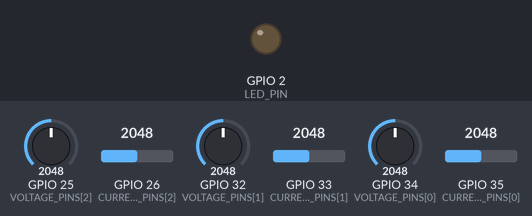
Simulated run of this sketch. Board: ESP32. Parts: output pins drawn as LEDs (lit = HIGH). The inputs (shaded band) are chosen by the test bench; at power-on: GPIO 25 (VOLTAGE_PINS[2]) = 2048, GPIO 26 (CURRENT_PINS[2]) = 2048, GPIO 32 (VOLTAGE_PINS[1]) = 2048, GPIO 33 (CURRENT_PINS[1]) = 2048, GPIO 34 (VOLTAGE_PINS[0]) = 2048, GPIO 35 (CURRENT_PINS[0]) = 2048 (analog values on the 0–4095 scale). WiFi joins after 1.5 s; servers stay silent unless stated; uploads are accepted with an empty reply; what the sketch prints to the serial monitor is not drawn.

Above: at 0.1 s.
At 2.2 s:
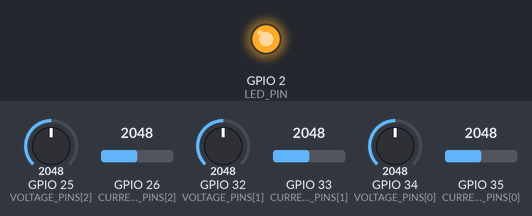
Timing chart, 0 to 3.8 s (numbered marks = the images above):
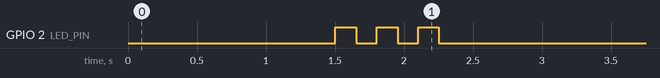

The sketch:

power_factor_monitor.ino
```cpp
/*
 * ============================================================
 *  3-PHASE POWER FACTOR MONITOR — ESP32 Firmware
 * ============================================================
 *  Reads 3x ZMPT101B (voltage) and 3x ACS712 (current) sensors
 *  for a 3-phase AC system (R, Y, B phases).
 *  Calculates per-phase and overall power factor via zero-crossing
 *  phase detection, sends data over WiFi via HTTP POST.
 *
 *  Sensors (6 total):
 *    Phase R: ZMPT101B → GPIO 34, ACS712 → GPIO 35
 *    Phase Y: ZMPT101B → GPIO 32, ACS712 → GPIO 33
 *    Phase B: ZMPT101B → GPIO 25, ACS712 → GPIO 26
 *
 *  Board: ESP32 (required — needs 6 analog pins)
 * ============================================================
 */

#include <HTTPClient.h>
#include <WiFi.h>


// ── WiFi credentials (CHANGE THESE) ────────────────────────
const char *WIFI_SSID = "YOUR_WIFI_SSID";
const char *WIFI_PASSWORD = "YOUR_WIFI_PASSWORD";

// ── Server URL (IP of PC running Flask app) ─────────────────
const char *SERVER_URL = "http://192.168.1.100:5000/api/data";
// Change 192.168.1.100 to your PC's local IP address

// ── Pin Definitions — 3 Phases ──────────────────────────────
//                        Phase R   Phase Y   Phase B
const int VOLTAGE_PINS[] = {34, 32, 25};
const int CURRENT_PINS[] = {35, 33, 26};
const char *PHASE_NAMES[] = {"R", "Y", "B"};
const int NUM_PHASES = 3;

// ── ADC Constants (ESP32) ───────────────────────────────────
#define ADC_MAX 4095.0
#define ADC_VREF 3.3

// ── Sensor Calibration ──────────────────────────────────────
// ZMPT101B: Adjust per your transformer ratio
const float VOLTAGE_CALIBRATION = 234.26;

// ACS712-30A: Sensitivity = 66 mV/A, offset = VCC/2
const float ACS712_SENSITIVITY = 0.066;
const float ACS712_OFFSET = ADC_VREF / 2.0;

// ── Sampling Parameters ─────────────────────────────────────
const int SAMPLES_PER_CYCLE = 200;
const float AC_FREQUENCY = 50.0; // Hz
const float CYCLE_PERIOD_US = (1.0 / AC_FREQUENCY) * 1000000.0;
const int NUM_CYCLES = 5;

// ── Threshold ───────────────────────────────────────────────
const float PF_THRESHOLD = 0.85;

// ── LED Pin ─────────────────────────────────────────────────
#define LED_PIN 2

// ── Timing ──────────────────────────────────────────────────
unsigned long lastSendTime = 0;
const unsigned long SEND_INTERVAL = 2000; // ms

// ── Per-phase results struct ────────────────────────────────
struct PhaseData {
  float voltageRms;
  float currentRms;
  float powerFactor;
  float realPower;
  float apparentPower;
  float reactivePower;
};

// ════════════════════════════════════════════════════════════
//  SETUP
// ════════════════════════════════════════════════════════════
void setup() {
  Serial.begin(115200);
  pinMode(LED_PIN, OUTPUT);
  digitalWrite(LED_PIN, LOW);

  analogReadResolution(12);
  analogSetAttenuation(ADC_11db); // Full 0–3.3V range

  // Set all sensor pins as input
  for (int i = 0; i < NUM_PHASES; i++) {
    pinMode(VOLTAGE_PINS[i], INPUT);
    pinMode(CURRENT_PINS[i], INPUT);
  }

  // ── Connect to WiFi ─────────────────────────────────────
  Serial.println();
  Serial.print("Connecting to WiFi: ");
  Serial.println(WIFI_SSID);

  WiFi.begin(WIFI_SSID, WIFI_PASSWORD);
  int attempts = 0;
  while (WiFi.status() != WL_CONNECTED && attempts < 30) {
    delay(500);
    Serial.print(".");
    attempts++;
  }

  if (WiFi.status() == WL_CONNECTED) {
    Serial.println("\nWiFi connected!");
    Serial.print("IP address: ");
    Serial.println(WiFi.localIP());
    // Quick LED flash to confirm
    for (int i = 0; i < 3; i++) {
      digitalWrite(LED_PIN, HIGH);
      delay(150);
      digitalWrite(LED_PIN, LOW);
      delay(150);
    }
  } else {
    Serial.println("\nWiFi connection FAILED. Will retry...");
  }
}

// ════════════════════════════════════════════════════════════
//  Measure one phase
// ════════════════════════════════════════════════════════════
PhaseData measurePhase(int voltagePin, int currentPin) {
  PhaseData result = {0, 0, 0, 0, 0, 0};

  float sumVSq = 0, sumISq = 0, sumVI = 0;
  int totalSamples = SAMPLES_PER_CYCLE * NUM_CYCLES;
  float prevV = 0, prevI = 0;

  unsigned long sampleStartTime = micros();
  float sampleInterval = (CYCLE_PERIOD_US * NUM_CYCLES) / totalSamples;

  for (int i = 0; i < totalSamples; i++) {
    unsigned long targetTime =
        sampleStartTime + (unsigned long)(i * sampleInterval);
    while (micros() < targetTime) { /* busy wait for precise timing */
    }

    // Read raw ADC values
    int rawV = analogRead(voltagePin);
    int rawI = analogRead(currentPin);

    // Convert to voltage at ADC pin
    float adcV = (rawV / ADC_MAX) * ADC_VREF;
    float adcI = (rawI / ADC_MAX) * ADC_VREF;

    // Center around zero (remove DC offset)
    float v = adcV - (ADC_VREF / 2.0);
    float current = (adcI - ACS712_OFFSET) / ACS712_SENSITIVITY;

    // RMS accumulation
    sumVSq += v * v;
    sumISq += current * current;
    sumVI += v * current;

    prevV = v;
    prevI = current;
  }

  // ── RMS values ──────────────────────────────────────────
  result.voltageRms = sqrt(sumVSq / totalSamples) * VOLTAGE_CALIBRATION;
  result.currentRms = sqrt(sumISq / totalSamples);

  // ── Power Factor ────────────────────────────────────────
  if (result.currentRms > 0.05) {
    float avgVI = sumVI / totalSamples;
    result.realPower = avgVI * VOLTAGE_CALIBRATION;
    result.apparentPower = result.voltageRms * result.currentRms;

    if (result.apparentPower > 0) {
      result.powerFactor = result.realPower / result.apparentPower;
      result.powerFactor = constrain(result.powerFactor, -1.0, 1.0);
      result.powerFactor = abs(result.powerFactor);
    }

    result.reactivePower =
        sqrt(max(0.0f, result.apparentPower * result.apparentPower -
                           result.realPower * result.realPower));
  }

  return result;
}

// ════════════════════════════════════════════════════════════
//  MAIN LOOP
// ════════════════════════════════════════════════════════════
void loop() {
  // Reconnect WiFi if dropped
  if (WiFi.status() != WL_CONNECTED) {
    Serial.println("WiFi disconnected. Reconnecting...");
    WiFi.begin(WIFI_SSID, WIFI_PASSWORD);
    delay(5000);
    return;
  }

  unsigned long now = millis();
  if (now - lastSendTime < SEND_INTERVAL)
    return;
  lastSendTime = now;

  // ── Measure all 3 phases ────────────────────────────────
  PhaseData phases[NUM_PHASES];
  float totalRealPower = 0, totalApparentPower = 0;
  bool anyLowPF = false;

  Serial.println("\n══════════════════════════════════════════");
  Serial.println("  3-PHASE POWER FACTOR READINGS");
  Serial.println("══════════════════════════════════════════");

  for (int i = 0; i < NUM_PHASES; i++) {
    phases[i] = measurePhase(VOLTAGE_PINS[i], CURRENT_PINS[i]);

    totalRealPower += phases[i].realPower;
    totalApparentPower += phases[i].apparentPower;

    if (phases[i].powerFactor > 0.01 && phases[i].powerFactor < PF_THRESHOLD) {
      anyLowPF = true;
    }

    // Print per-phase data
    Serial.printf("  Phase %s: V=%.1fV  I=%.3fA  PF=%.3f  P=%.1fW",
                  PHASE_NAMES[i], phases[i].voltageRms, phases[i].currentRms,
                  phases[i].powerFactor, phases[i].realPower);
    if (phases[i].powerFactor > 0.01 && phases[i].powerFactor < PF_THRESHOLD) {
      Serial.print("  ⚠️ LOW!");
    }
    Serial.println();
  }

  // ── Overall power factor ──────────────────────────────-
  float overallPF = 0;
  float totalReactivePower = 0;
  if (totalApparentPower > 0) {
    overallPF = totalRealPower / totalApparentPower;
    overallPF = constrain(abs(overallPF), 0.0f, 1.0f);
    totalReactivePower =
        sqrt(max(0.0f, totalApparentPower * totalApparentPower -
                           totalRealPower * totalRealPower));
  }

  Serial.println("──────────────────────────────────────────");
  Serial.printf("  OVERALL:  PF=%.3f  P=%.1fW  S=%.1fVA  Q=%.1fVAR\n",
                overallPF, totalRealPower, totalApparentPower,
                totalReactivePower);

  // ── LED alert ───────────────────────────────────────────
  if (anyLowPF) {
    for (int j = 0; j < 3; j++) {
      digitalWrite(LED_PIN, HIGH);
      delay(100);
      digitalWrite(LED_PIN, LOW);
      delay(100);
    }
  }

  // ── Send data to server ─────────────────────────────────
  sendToServer(phases, overallPF, totalRealPower, totalApparentPower,
               totalReactivePower);
}

// ════════════════════════════════════════════════════════════
//  HTTP POST — send 3-phase data as JSON
// ════════════════════════════════════════════════════════════
void sendToServer(PhaseData phases[], float overallPF, float totalReal,
                  float totalApparent, float totalReactive) {
  HTTPClient http;
  http.begin(SERVER_URL);
  http.addHeader("Content-Type", "application/json");

  // Build JSON with per-phase and overall data
  String json = "{";

  // Per-phase arrays
  json += "\"phase_r\":{";
  json += "\"voltage\":" + String(phases[0].voltageRms, 2) + ",";
  json += "\"current\":" + String(phases[0].currentRms, 3) + ",";
  json += "\"power_factor\":" + String(phases[0].powerFactor, 3) + ",";
  json += "\"real_power\":" + String(phases[0].realPower, 2) + ",";
  json += "\"apparent_power\":" + String(phases[0].apparentPower, 2) + ",";
  json += "\"reactive_power\":" + String(phases[0].reactivePower, 2);
  json += "},";

  json += "\"phase_y\":{";
  json += "\"voltage\":" + String(phases[1].voltageRms, 2) + ",";
  json += "\"current\":" + String(phases[1].currentRms, 3) + ",";
  json += "\"power_factor\":" + String(phases[1].powerFactor, 3) + ",";
  json += "\"real_power\":" + String(phases[1].realPower, 2) + ",";
  json += "\"apparent_power\":" + String(phases[1].apparentPower, 2) + ",";
  json += "\"reactive_power\":" + String(phases[1].reactivePower, 2);
  json += "},";

  json += "\"phase_b\":{";
  json += "\"voltage\":" + String(phases[2].voltageRms, 2) + ",";
  json += "\"current\":" + String(phases[2].currentRms, 3) + ",";
  json += "\"power_factor\":" + String(phases[2].powerFactor, 3) + ",";
  json += "\"real_power\":" + String(phases[2].realPower, 2) + ",";
  json += "\"apparent_power\":" + String(phases[2].apparentPower, 2) + ",";
  json += "\"reactive_power\":" + String(phases[2].reactivePower, 2);
  json += "},";

  // Overall totals
  json += "\"overall_pf\":" + String(overallPF, 3) + ",";
  json += "\"total_real_power\":" + String(totalReal, 2) + ",";
  json += "\"total_apparent_power\":" + String(totalApparent, 2) + ",";
  json += "\"total_reactive_power\":" + String(totalReactive, 2);
  json += "}";

  int httpCode = http.POST(json);

  if (httpCode > 0) {
    Serial.printf("  📡 Data sent! Server: %d\n", httpCode);
  } else {
    Serial.printf("  ❌ POST failed: %s\n",
                  http.errorToString(httpCode).c_str());
  }

  http.end();
}
```
